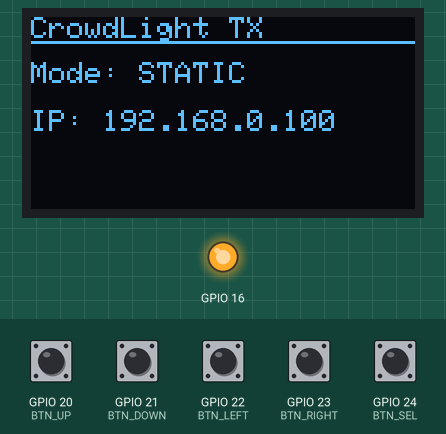
Recording of a program running on a simulated ESP32-S3. On the bench: 128×64 one-colour display, output pins drawn as LEDs (lit = HIGH). Inputs (shaded band) come from the test bench; at power-on: GPIO 20 (BTN_UP), GPIO 21 (BTN_DOWN), GPIO 22 (BTN_LEFT), GPIO 23 (BTN_RIGHT), GPIO 24 (BTN_SEL) HIGH. WiFi joins after 1.5 s; servers stay silent unless stated; EEPROM starts erased; what the program prints to the serial monitor is not drawn.

Above: at 1.4 s.
1.5 s: GPIO 20 (BTN_UP) pulled LOW for 0.15 s
At 2.6 s:
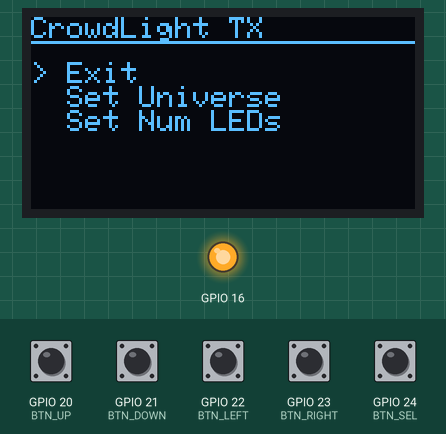
3.1 s: GPIO 24 (BTN_SEL) pulled LOW for 0.15 s
At 4.0 s:
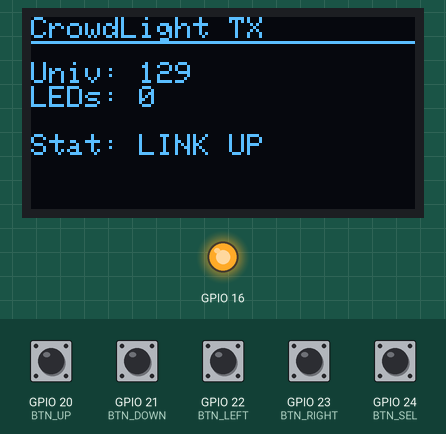
6.6 s: GPIO 21 (BTN_DOWN) pulled LOW for 0.15 s
At 7.4 s:
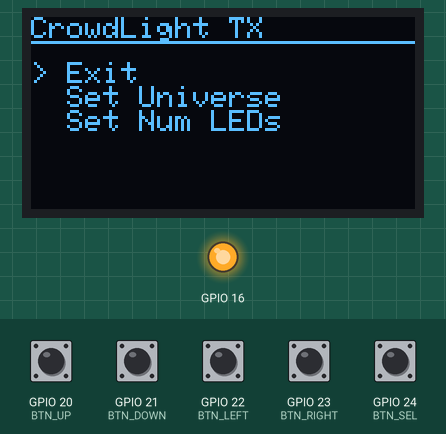
8.2 s: GPIO 21 (BTN_DOWN) pulled LOW for 1 s
At 8.6 s:
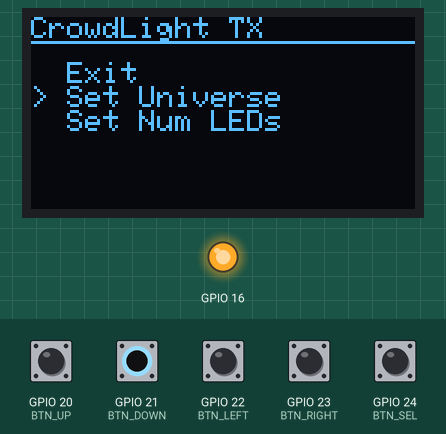
10.7 s: GPIO 24 (BTN_SEL) pulled LOW for 1 s
At 12.2 s:
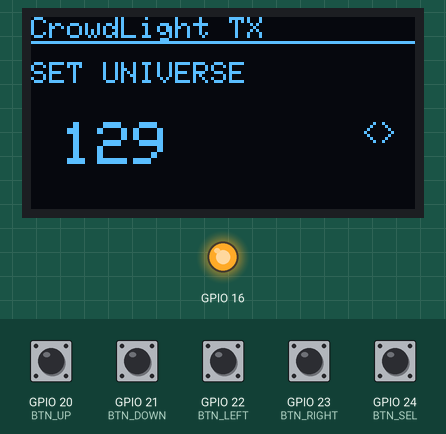
13.2 s: GPIO 20 (BTN_UP) pulled LOW for 1 s
At 14.6 s:
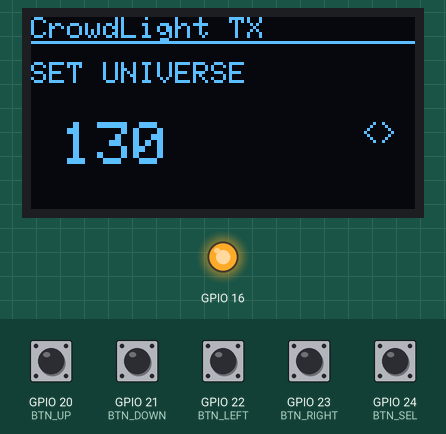
Timing chart, 0 to 16.2 s (numbered marks = the images above; inputs shaded):
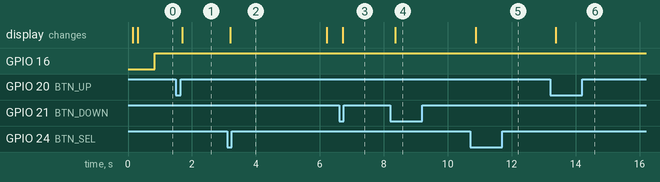

The program:

main.cpp
```cpp
#include <Arduino.h>
#include <nvs_flash.h>
#include "Config.h"
#include "ConfigData.h"
#include "Logger.h"
#include "ConfigManager.h"
#include "E131Handler.h"
#include "RadioLink.h"
#include "DisplayMgr.h"

// Objects
ConfigManager configMgr;
DisplayMgr displayMgr;
E131Handler eth;
RadioLink radio;

// Shared Data
DeviceConfig deviceConfig;
volatile bool packetReceived = false;
unsigned long lastPacketTime = 0;
uint8_t sharedDmxData[512];

// Tasks
TaskHandle_t NetworkTaskHandle;
TaskHandle_t DisplayTaskHandle;
TaskHandle_t InputTaskHandle;

// Callback
void saveConfigCallback(const DeviceConfig& cfg) {
    configMgr.saveConfig(cfg);
    // Update live settings
    eth.setUniverse(cfg.universe);
}

// --- CORE 0: Network ---
void networkLoop(void * parameter) {
    uint8_t localDmxBuffer[DMX_MAX_CHANNELS];

    // Note: We use static MAC, but IP is loaded from config
    byte mac[] = DEFAULT_MAC;
    IPAddress currentIP(deviceConfig.ipAddress);

    eth.begin(mac, currentIP);
    eth.setUniverse(deviceConfig.universe);
    radio.begin();

    for(;;) {
        if (eth.checkHardware()) {
            int len = eth.parsePacket(localDmxBuffer);
            if (len > 0) {
                // Determine LEDs to send based on Config
                int bytesToSend = CHAN_PER_LED * deviceConfig.numLeds;
                if (bytesToSend > len) bytesToSend = len;

                radio.sendDmxPacket(localDmxBuffer, bytesToSend);

                memcpy(sharedDmxData, localDmxBuffer, len);
                lastPacketTime = millis();
                packetReceived = true;

                neopixelWrite(NEOPIXEL, localDmxBuffer[0], localDmxBuffer[1], localDmxBuffer[2]);
            }
            vTaskDelay(1);
        } else {
            vTaskDelay(100);
        }
    }
}

// --- CORE 1: Buttons ---
void buttonInputLoop(void * parameter) {
    int pins[] = {BTN_UP, BTN_DOWN, BTN_LEFT, BTN_RIGHT, BTN_SEL};
    int lastState[] = {HIGH, HIGH, HIGH, HIGH, HIGH};

    for(;;) {
        for(int i=0; i<5; i++) {
            int read = digitalRead(pins[i]);
            if(read == LOW && lastState[i] == HIGH) {
                // Button Pressed
                displayMgr.handleButtonPress(pins[i], deviceConfig, saveConfigCallback);
            }
            lastState[i] = read;
        }
        vTaskDelay(50); // Debounce
    }
}

// --- CORE 1: Display ---
void displayLoop(void * parameter) {
    for (;;) {
        vTaskDelay(100); // 10 FPS

        // Determine Status
        E131Status status = STATUS_DISCONNECTED;
        if (Ethernet.linkStatus() == LinkON) {
            if (millis() - lastPacketTime < 2500) {
                status = STATUS_ACTIVE;
            } else if (lastPacketTime > 0) {
                status = STATUS_IDLE;
            } else {
                status = STATUS_CONNECTED;
            }
        } else {
            status = STATUS_DISCONNECTED;
        }

        IPAddress currentIP(deviceConfig.ipAddress);
        displayMgr.render(deviceConfig, currentIP, status);
    }
}

void setup() {
    Serial.begin(115200);
    delay(100); // Allow serial to initialize

    // 1. Initialize Logger
    Logger::begin();
    LOG_INFO_TAG("SYSTEM", "=== CrowdLight Transmitter Starting ===");

#ifdef DEBUG_TESTS
    Logger::runTests();
#endif

    // 2. Config
    LOG_INFO_TAG("SYSTEM", "Initializing configuration...");
    configMgr.begin();
    configMgr.loadConfig(deviceConfig);

    // 3. Buttons
    pinMode(BTN_UP, INPUT_PULLUP);
    pinMode(BTN_DOWN, INPUT_PULLUP);
    pinMode(BTN_LEFT, INPUT_PULLUP);
    pinMode(BTN_RIGHT, INPUT_PULLUP);
    pinMode(BTN_SEL, INPUT_PULLUP);

    // 4. Display
    LOG_INFO_TAG("SYSTEM", "Initializing display...");
    displayMgr.begin();

    // 5. Tasks
    LOG_INFO_TAG("SYSTEM", "Creating FreeRTOS tasks...");
    xTaskCreatePinnedToCore(networkLoop, "NetTask", 10000, NULL, 1, &NetworkTaskHandle, 0);
    LOG_INFO_TAG("SYSTEM", "Network task created on Core 0");
    xTaskCreatePinnedToCore(displayLoop, "DispTask", 10000, NULL, 1, &DisplayTaskHandle, 1);
    LOG_INFO_TAG("SYSTEM", "Display task created on Core 1");
    xTaskCreatePinnedToCore(buttonInputLoop, "InTask", 4096, NULL, 1, &InputTaskHandle, 1);
    LOG_INFO_TAG("SYSTEM", "Input task created on Core 1");
    LOG_INFO_TAG("SYSTEM", "=== System Ready ===");
}

void loop() {}
```

Config.h
```cpp
#ifndef CONFIG_H
#define CONFIG_H

#include <Arduino.h>

// ============================================================================
// LOGGING CONFIGURATION
// ============================================================================

// Set compile-time log level (affects which logs are compiled into binary)
// Options: LOG_LEVEL_NONE, LOG_LEVEL_ERROR, LOG_LEVEL_WARN,
//          LOG_LEVEL_INFO, LOG_LEVEL_DEBUG, LOG_LEVEL_VERBOSE
#define LOG_LEVEL LOG_LEVEL_DEBUG

// Enable/disable features
#define LOG_ENABLE_COLORS true       // ANSI color codes in terminal
#define LOG_ENABLE_TIMESTAMPS true   // Include millisecond timestamps
#define LOG_BUFFER_SIZE 256          // Buffer for formatting log messages
#define LOG_MAX_TAG_LENGTH 8         // Max characters for module tags
#define LOG_ERROR_BUFFER_SIZE 50     // Circular buffer for recent errors

// Uncomment to run logger self-tests on boot
// #define DEBUG_TESTS

// E1.31 Settings
#define DEFAULT_IP 192,168,0,100
#define DEFAULT_MAC { 0xDE, 0xAD, 0xBE, 0xEF, 0xFE, 0xED }
#define E131_PORT 5568
#define DEFAULT_DHCP_STATUS false
#define MIN_UNIVERSE 1
#define DEFAULT_UNIVERSE 129
#define MAX_UNIVERSE 63999
#define MIN_NUM_LEDS 0
#define DEFAULT_NUM_LEDS 10
#define MAX_NUM_LEDS 50
#define HEADER_SIZE 126
#define DMX_STARTCODE 0
#define DMX_MAX_CHANNELS 512
#define E131_UNIVERSE_OFFSET 113
#define E131_LENGTH_OFFSET 123
#define E131_HEADER_SIZE 126
#define E131_MAX_PACKET_SIZE E131_HEADER_SIZE + DMX_MAX_CHANNELS

// Ethernet SPI Pins (ESP32-S3)
#define ETH_MISO 13
#define ETH_MOSI 11
#define ETH_SCK  12
#define ETH_CS   10

// HC-12 Radio Pins
#define HC12_RX 18
#define HC12_TX 17
#define HC12_SET 16
#define HC12_BAUD 9600

// Display
#define SCREEN_WIDTH 128
#define SCREEN_HEIGHT 64
#define OLED_ADDR 0x3C
#define DISPLAY_SDA 8
#define DISPLAY_SCL 9
#define STATUS_SCREEN_LENGTH_MS 3000

// LED Settings
#define NEOPIXEL 48
#define RGB_STRIP 0 // TODO: Assign actual pin of rgb strip
#define CHAN_PER_LED 3

// Buttons
#define BTN_UP    20
#define BTN_DOWN  21
#define BTN_LEFT  22
#define BTN_RIGHT 23
#define BTN_SEL   24

#endif
```

ConfigData.h
```cpp
#ifndef CONFIG_DATA_H
#define CONFIG_DATA_H

#include <Arduino.h>

struct DeviceConfig {
    uint16_t universe;              // DMX Universe (e.g., 1)
    uint16_t numLeds;               // Number of pixels/LEDs
    uint32_t ipAddress;             // IP Address stored as a 32-bit integer
    bool useDhcp;                   // DHCP Mode
};

#endif
```

Measured:
- after the input at 1.5 s, the display: changes after 0.20 s (image 1)
- after the input at 3.1 s, the display: changes after 0.10 s (image 2)
- after the input at 6.6 s, the display: changes after 0.12 s (image 3)
- after the input at 8.2 s, the display: changes after 0.16 s (image 4)
- after the input at 10.7 s, the display: changes after 0.17 s (image 5)
- after the input at 13.2 s, the display: changes after 0.18 s (image 6)
